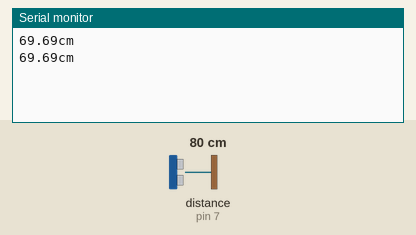
This sketch was run on a simulated Arduino Uno, built with avr-gcc and run on an emulated ATmega328P. Parts: the last lines printed to the serial monitor. Wiring (inferred from the names in the program): ultrasonic range finder: trigger pin 4; echo pin 7. The inputs (shaded band) are chosen by the test bench; at power-on: distance to the obstacle (sensor on pin 7) 80 cm. The echo pulse lasts 58.3 µs per cm.

Above: at 1.8 s.
1.9 s: distance to the obstacle (sensor on pin 7) set to 2 cm
At 2.8 s:
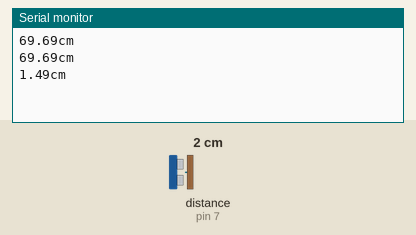
3.4 s: distance to the obstacle (sensor on pin 7) set to 4 cm
At 4.8 s:
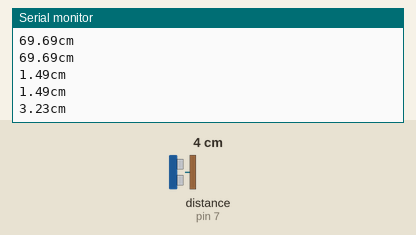
Timing chart, 0 to 6.4 s (numbered marks = the images above; inputs shaded):
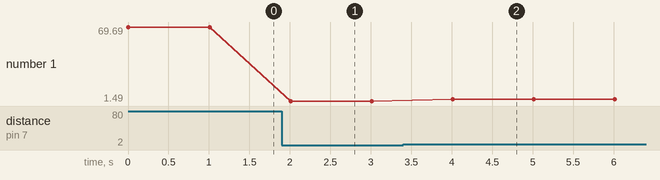

The sketch:

Distance_Sensor.ino
```cpp
/*
Distance Sensor
By: Elliot Landolt
*/

int triggerPin = 4;
int echoPin = 7;
long echoTime;
float cm = 0;

void setup() {
  pinMode(triggerPin, OUTPUT);
  pinMode(echoPin, INPUT);
  Serial.begin(9600);
}

void loop() {
 Serial.print(getDistance(triggerPin, echoPin));
 Serial.println("cm");
 delay(1000);
}


float getDistance(int ping, int echo){
 digitalWrite(ping, LOW);
 delayMicroseconds(2);
 // send out our ping
 digitalWrite(ping, HIGH);
 delayMicroseconds(10);
 digitalWrite(ping, LOW);
 long echoTime = pulseIn(echo, HIGH);
 float cm = echoTime * 0.03 / 2;
 return cm;
}
```

Measured:
- after the input at 1.9 s, the serial monitor: prints a new line after 0.11 s (image 1)
- after the input at 3.4 s, the serial monitor: prints a new line after 0.61 s (image 2)
- plotted number 1: 69.69 → 1.49 after the input at 1.9 s, 1.49 → 3.23 after the input at 3.4 s
